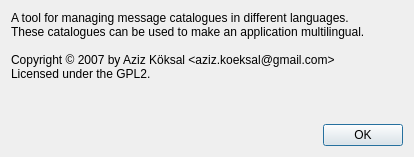
<ui version="4.0" >
 <class>AboutDialog</class>
 <widget class="QDialog" name="AboutDialog" >
  <property name="windowModality" >
   <enum>Qt::WindowModal</enum>
  </property>
  <property name="geometry" >
   <rect>
    <x>0</x>
    <y>0</y>
    <width>414</width>
    <height>157</height>
   </rect>
  </property>
  <property name="windowTitle" >
   <string>About</string>
  </property>
  <layout class="QVBoxLayout" >
   <item>
    <widget class="QLabel" name="label1" >
     <property name="text" >
      <string>&lt;html>&lt;head>&lt;meta name="qrichtext" content="1" />&lt;style type="text/css">
p, li { white-space: pre-wrap; }
&lt;/style>&lt;/head>&lt;body style=" font-family:'Sans Serif'; font-size:9pt; font-weight:400; font-style:normal;">
&lt;p style=" margin-top:0px; margin-bottom:0px; margin-left:0px; margin-right:0px; -qt-block-indent:0; text-indent:0px;">A tool for managing message catalogues in different languages.&lt;/p>
&lt;p style=" margin-top:0px; margin-bottom:0px; margin-left:0px; margin-right:0px; -qt-block-indent:0; text-indent:0px;">These catalogues can be used to make an application multilingual.&lt;/p>
&lt;p style="-qt-paragraph-type:empty; margin-top:0px; margin-bottom:0px; margin-left:0px; margin-right:0px; -qt-block-indent:0; text-indent:0px;">&lt;/p>
&lt;p style=" margin-top:0px; margin-bottom:0px; margin-left:0px; margin-right:0px; -qt-block-indent:0; text-indent:0px;">Copyright © 2007 by Aziz Köksal &amp;lt;aziz.koeksal@gmail.com&amp;gt;&lt;/p>
&lt;p style=" margin-top:0px; margin-bottom:0px; margin-left:0px; margin-right:0px; -qt-block-indent:0; text-indent:0px;">Licensed under the GPL2.&lt;/p>&lt;/body>&lt;/html></string>
     </property>
     <property name="textFormat" >
      <enum>Qt::RichText</enum>
     </property>
     <property name="alignment" >
      <set>Qt::AlignLeading|Qt::AlignLeft|Qt::AlignTop</set>
     </property>
     <property name="wordWrap" >
      <bool>true</bool>
     </property>
    </widget>
   </item>
   <item>
    <widget class="QDialogButtonBox" name="buttonBox" >
     <property name="standardButtons" >
      <set>QDialogButtonBox::Ok</set>
     </property>
    </widget>
   </item>
  </layout>
 </widget>
 <resources/>
 <connections>
  <connection>
   <sender>buttonBox</sender>
   <signal>accepted()</signal>
   <receiver>AboutDialog</receiver>
   <slot>close()</slot>
   <hints>
    <hint type="sourcelabel" >
     <x>346</x>
     <y>274</y>
    </hint>
    <hint type="destinationlabel" >
     <x>317</x>
     <y>256</y>
    </hint>
   </hints>
  </connection>
 </connections>
</ui>
